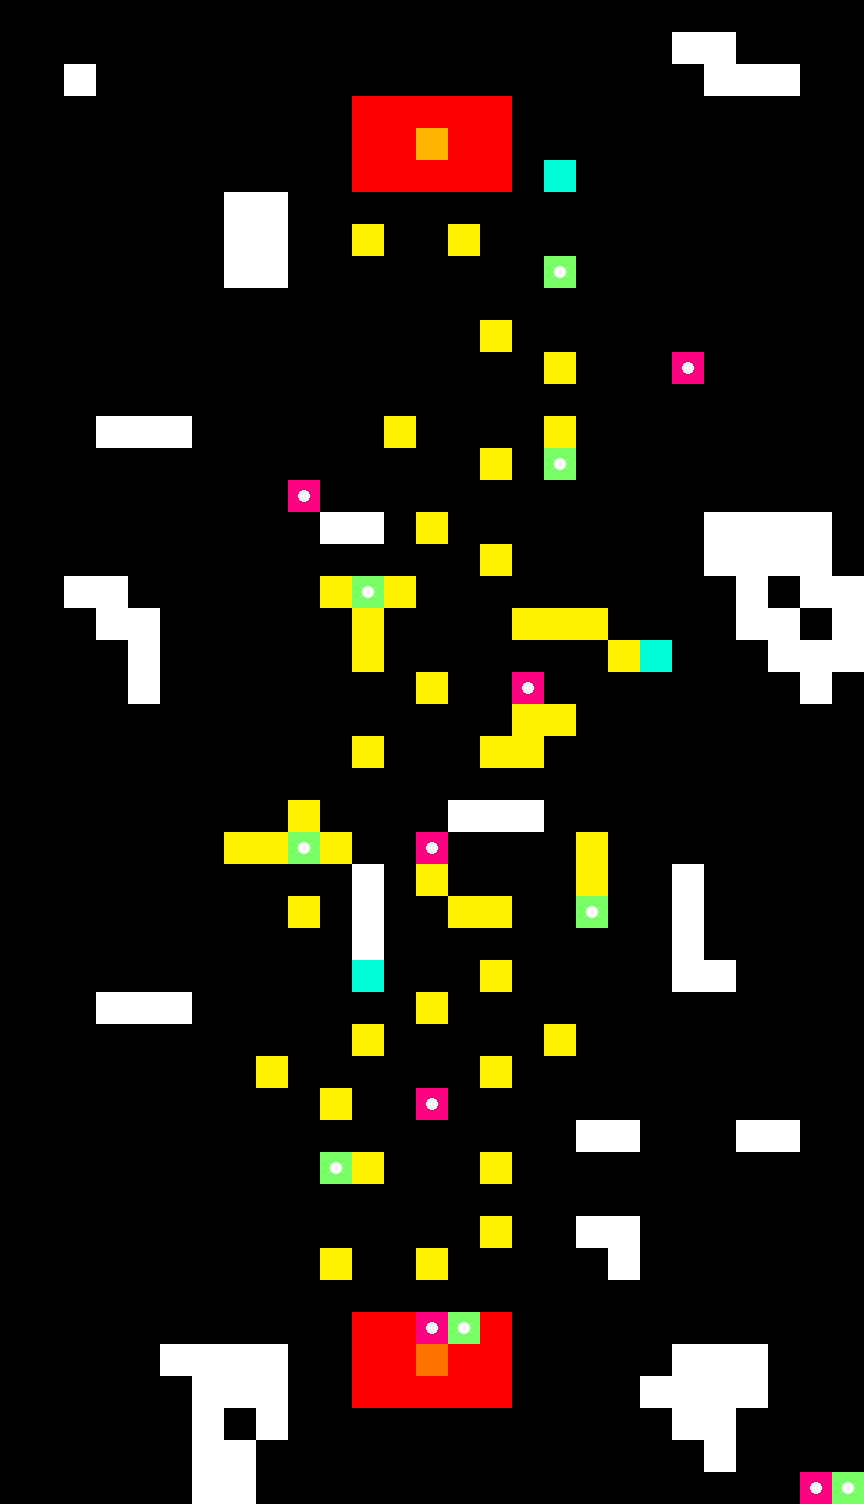

Tiled map render using the project's own tile images. Description and the map definition, with tile-layer contents summarised, below:
An orthogonal 27x47 tile map with 32x32 px tiles, 6 tile layers (BackGround, Ground, Player, Candle, ...).

<map version="1.2" tiledversion="2019.11.12" orientation="orthogonal" renderorder="right-down" compressionlevel="-1" width="27" height="47" tilewidth="32" tileheight="32" infinite="0" nextlayerid="7" nextobjectid="1">
 <tileset firstgid="1" source="tile.tsx" />
 <layer id="2" name="BackGround" width="27" height="47">
  <data>[1269 cells, 143 non-empty, 2 distinct tile ids]</data>
 </layer>
 <layer id="1" name="Ground" width="27" height="47">
  <data>[1269 cells, 76 non-empty, 2 distinct tile ids]</data>
 </layer>
 <layer id="3" name="Player" width="27" height="47">
  <data>[1269 cells, 1 non-empty, 1 distinct tile ids]</data>
 </layer>
 <layer id="4" name="Candle" width="27" height="47">
  <data>[1269 cells, 1 non-empty, 1 distinct tile ids]</data>
 </layer>
 <layer id="5" name="Switch" width="27" height="47">
  <data>[1269 cells, 15 non-empty, 2 distinct tile ids]</data>
 </layer>
 <layer id="6" name="Item" width="27" height="47">
  <data>[1269 cells, 3 non-empty, 1 distinct tile ids]</data>
 </layer>
</map>
